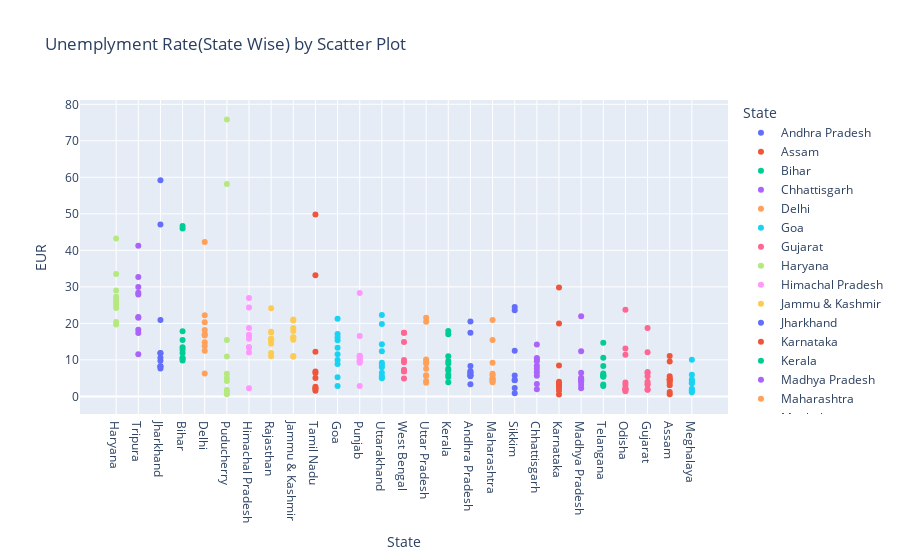

Notebook code for this chart:
### Code cell
fig=px.scatter(data,x='State',y='EUR',color='State',title="Unemplyment Rate(State Wise) by Scatter Plot")
fig.update_layout(xaxis={'categoryorder':'total descending'})
fig.show()

### Figure 1 — Plotly figure (JSON) as saved in the notebook; plotly's stock layout.template omitted (floating-point values rounded to 4 significant figures)
{"data": [{"hovertemplate": "State=%{x}<br>EUR=%{y}<extra></extra>", "legendgroup": "Andhra Pradesh", "marker": {"color": "#636efa", "symbol": "circle"}, "mode": "markers", "name": "Andhra Pradesh", "orientation": "v", "showlegend": true, "type": "scatter", "x": ["Andhra Pradesh", "Andhra Pradesh", "Andhra Pradesh", "Andhra Pradesh", "Andhra Pradesh", "Andhra Pradesh", "Andhra Pradesh", "Andhra Pradesh", "Andhra Pradesh", "Andhra Pradesh"], "xaxis": "x", "y": [5.48, 5.83, 5.79, 20.51, 17.43, 3.31, 8.34, 6.96, 6.4, 6.59], "yaxis": "y"}, {"hovertemplate": "State=%{x}<br>EUR=%{y}<extra></extra>", "legendgroup": "Assam", "marker": {"color": "#EF553B", "symbol": "circle"}, "mode": "markers", "name": "Assam", "orientation": "v", "showlegend": true, "type": "scatter", "x": ["Assam", "Assam", "Assam", "Assam", "Assam", "Assam", "Assam", "Assam", "Assam", "Assam"], "xaxis": "x", "y": [4.66, 4.41, 4.77, 11.06, 9.55, 0.6, 3.77, 5.53, 1.19, 3.02], "yaxis": "y"}, {"hovertemplate": "State=%{x}<br>EUR=%{y}<extra></extra>", "legendgroup": "Bihar", "marker": {"color": "#00cc96", "symbol": "circle"}, "mode": "markers", "name": "Bihar", "orientation": "v", "showlegend": true, "type": "scatter", "x": ["Bihar", "Bihar", "Bihar", "Bihar", "Bihar", "Bihar", "Bihar", "Bihar", "Bihar", "Bihar"], "xaxis": "x", "y": [10.61, 10.29, 15.43, 46.64, 45.96, 17.82, 12.79, 13.44, 11.91, 9.82], "yaxis": "y"}, {"hovertemplate": "State=%{x}<br>EUR=%{y}<extra></extra>", "legendgroup": "Chhattisgarh", "marker": {"color": "#ab63fa", "symbol": "circle"}, "mode": "markers", "name": "Chhattisgarh", "orientation": "v", "showlegend": true, "type": "scatter", "x": ["Chhattisgarh", "Chhattisgarh", "Chhattisgarh", "Chhattisgarh", "Chhattisgarh", "Chhattisgarh", "Chhattisgarh", "Chhattisgarh", "Chhattisgarh", "Chhattisgarh"], "xaxis": "x", "y": [9.65, 8.38, 7.54, 3.41, 10.5, 14.23, 10.27, 5.63, 1.96, 6.62], "yaxis": "y"}, {"hovertemplate": "State=%{x}<br>EUR=%{y}<extra></extra>", "legendgroup": "Delhi", "marker": {"color": "#FFA15A", "symbol": "circle"}, "mode": "markers", "name": "Delhi", "orientation": "v", "showlegend": true, "type": "scatter", "x": ["Delhi", "Delhi", "Delhi", "Delhi", "Delhi", "Delhi", "Delhi", "Delhi", "Delhi", "Delhi"], "xaxis": "x", "y": [22.23, 14.84, 17.04, 16.68, 42.27, 18.19, 20.3, 13.79, 12.53, 6.27], "yaxis": "y"}, {"hovertemplate": "State=%{x}<br>EUR=%{y}<extra></extra>", "legendgroup": "Goa", "marker": {"color": "#19d3f3", "symbol": "circle"}, "mode": "markers", "name": "Goa", "orientation": "v", "showlegend": true, "type": "scatter", "x": ["Goa", "Goa", "Goa", "Goa", "Goa", "Goa", "Goa", "Goa", "Goa", "Goa"], "xaxis": "x", "y": [8.89, 2.81, 5.25, 13.31, 21.25, 9.96, 17.07, 16.21, 15.38, 11.54], "yaxis": "y"}, {"hovertemplate": "State=%{x}<br>EUR=%{y}<extra></extra>", "legendgroup": "Gujarat", "marker": {"color": "#FF6692", "symbol": "circle"}, "mode": "markers", "name": "Gujarat", "orientation": "v", "showlegend": true, "type": "scatter", "x": ["Gujarat", "Gujarat", "Gujarat", "Gujarat", "Gujarat", "Gujarat", "Gujarat", "Gujarat", "Gujarat", "Gujarat"], "xaxis": "x", "y": [5.54, 6.38, 6.66, 18.71, 12.11, 3.2, 1.84, 1.87, 3.42, 4.03], "yaxis": "y"}, {"hovertemplate": "State=%{x}<br>EUR=%{y}<extra></extra>", "legendgroup": "Haryana", "marker": {"color": "#B6E880", "symbol": "circle"}, "mode": "markers", "name": "Haryana", "orientation": "v", "showlegend": true, "type": "scatter", "x": ["Haryana", "Haryana", "Haryana", "Haryana", "Haryana", "Haryana", "Haryana", "Haryana", "Haryana", "Haryana"], "xaxis": "x", "y": [20.34, 25.77, 25.05, 43.22, 29.02, 26.7, 24.18, 33.5, 19.68, 27.31], "yaxis": "y"}, {"hovertemplate": "State=%{x}<br>EUR=%{y}<extra></extra>", "legendgroup": "Himachal Pradesh", "marker": {"color": "#FF97FF", "symbol": "circle"}, "mode": "markers", "name": "Himachal Pradesh", "orientation": "v", "showlegend": true, "type": "scatter", "x": ["Himachal Pradesh", "Himachal Pradesh", "Himachal Pradesh", "Himachal Pradesh", "Himachal Pradesh", "Himachal Pradesh", "Himachal Pradesh", "Himachal Pradesh", "Himachal Pradesh", "Himachal Pradesh"], "xaxis": "x", "y": [16.83, 16.84, 18.76, 2.2, 26.95, 13.47, 24.31, 15.79, 12.04, 13.46], "yaxis": "y"}, {"hovertemplate": "State=%{x}<br>EUR=%{y}<extra></extra>", "legendgroup": "Jammu & Kashmir", "marker": {"color": "#FECB52", "symbol": "circle"}, "mode": "markers", "name": "Jammu & Kashmir", "orientation": "v", "showlegend": true, "type": "scatter", "x": ["Jammu & Kashmir", "Jammu & Kashmir", "Jammu & Kashmir", "Jammu & Kashmir", "Jammu & Kashmir", "Jammu & Kashmir", "Jammu & Kashmir", "Jammu & Kashmir", "Jammu & Kashmir"], "xaxis": "x", "y": [21.08, 20.78, 15.5, 18.74, 17.92, 10.88, 11.09, 16.17, 16.14], "yaxis": "y"}, {"hovertemplate": "State=%{x}<br>EUR=%{y}<extra></extra>", "legendgroup": "Jharkhand", "marker": {"color": "#636efa", "symbol": "circle"}, "mode": "markers", "name": "Jharkhand", "orientation": "v", "showlegend": true, "type": "scatter", "x": ["Jharkhand", "Jharkhand", "Jharkhand", "Jharkhand", "Jharkhand", "Jharkhand", "Jharkhand", "Jharkhand", "Jharkhand", "Jharkhand"], "xaxis": "x", "y": [10.61, 11.85, 8.23, 47.09, 59.23, 20.95, 7.63, 9.76, 8.24, 11.8], "yaxis": "y"}, {"hovertemplate": "State=%{x}<br>EUR=%{y}<extra></extra>", "legendgroup": "Karnataka", "marker": {"color": "#EF553B", "symbol": "circle"}, "mode": "markers", "name": "Karnataka", "orientation": "v", "showlegend": true, "type": "scatter", "x": ["Karnataka", "Karnataka", "Karnataka", "Karnataka", "Karnataka", "Karnataka", "Karnataka", "Karnataka", "Karnataka", "Karnataka"], "xaxis": "x", "y": [2.86, 3.61, 3.46, 29.84, 19.97, 8.44, 4.01, 0.5, 2.41, 1.58], "yaxis": "y"}, {"hovertemplate": "State=%{x}<br>EUR=%{y}<extra></extra>", "legendgroup": "Kerala", "marker": {"color": "#00cc96", "symbol": "circle"}, "mode": "markers", "name": "Kerala", "orientation": "v", "showlegend": true, "type": "scatter", "x": ["Kerala", "Kerala", "Kerala", "Kerala", "Kerala", "Kerala", "Kerala", "Kerala", "Kerala", "Kerala"], "xaxis": "x", "y": [5.31, 7.6, 8.99, 16.99, 17.88, 9.71, 7.09, 10.98, 5.91, 3.88], "yaxis": "y"}, {"hovertemplate": "State=%{x}<br>EUR=%{y}<extra></extra>", "legendgroup": "Madhya Pradesh", "marker": {"color": "#ab63fa", "symbol": "circle"}, "mode": "markers", "name": "Madhya Pradesh", "orientation": "v", "showlegend": true, "type": "scatter", "x": ["Madhya Pradesh", "Madhya Pradesh", "Madhya Pradesh", "Madhya Pradesh", "Madhya Pradesh", "Madhya Pradesh", "Madhya Pradesh", "Madhya Pradesh", "Madhya Pradesh", "Madhya Pradesh"], "xaxis": "x", "y": [4.11, 4.57, 2.22, 12.36, 21.98, 6.48, 5.08, 4.7, 3.91, 3.13], "yaxis": "y"}, {"hovertemplate": "State=%{x}<br>EUR=%{y}<extra></extra>", "legendgroup": "Maharashtra", "marker": {"color": "#FFA15A", "symbol": "circle"}, "mode": "markers", "name": "Maharashtra", "orientation": "v", "showlegend": true, "type": "scatter", "x": ["Maharashtra", "Maharashtra", "Maharashtra", "Maharashtra", "Maharashtra", "Maharashtra", "Maharashtra", "Maharashtra", "Maharashtra", "Maharashtra"], "xaxis": "x", "y": [4.95, 4.69, 5.79, 20.9, 15.46, 9.23, 3.89, 6.23, 4.55, 4.1], "yaxis": "y"}, {"hovertemplate": "State=%{x}<br>EUR=%{y}<extra></extra>", "legendgroup": "Meghalaya", "marker": {"color": "#19d3f3", "symbol": "circle"}, "mode": "markers", "name": "Meghalaya", "orientation": "v", "showlegend": true, "type": "scatter", "x": ["Meghalaya", "Meghalaya", "Meghalaya", "Meghalaya", "Meghalaya", "Meghalaya", "Meghalaya", "Meghalaya", "Meghalaya", "Meghalaya"], "xaxis": "x", "y": [1.66, 3.59, 1.58, 10.03, 5.92, 1.15, 2.1, 3.74, 4.29, 4.6], "yaxis": "y"}, {"hovertemplate": "State=%{x}<br>EUR=%{y}<extra></extra>", "legendgroup": "Odisha", "marker": {"color": "#FF6692", "symbol": "circle"}, "mode": "markers", "name": "Odisha", "orientation": "v", "showlegend": true, "type": "scatter", "x": ["Odisha", "Odisha", "Odisha", "Odisha", "Odisha", "Odisha", "Odisha", "Odisha", "Odisha", "Odisha"], "xaxis": "x", "y": [1.9, 3.12, 13.08, 23.76, 11.41, 3.77, 1.88, 1.42, 2.1, 2.18], "yaxis": "y"}, {"hovertemplate": "State=%{x}<br>EUR=%{y}<extra></extra>", "legendgroup": "Puducherry", "marker": {"color": "#B6E880", "symbol": "circle"}, "mode": "markers", "name": "Puducherry", "orientation": "v", "showlegend": true, "type": "scatter", "x": ["Puducherry", "Puducherry", "Puducherry", "Puducherry", "Puducherry", "Puducherry", "Puducherry", "Puducherry", "Puducherry", "Puducherry"], "xaxis": "x", "y": [0.58, 1.76, 1.2, 75.85, 58.19, 4.24, 15.47, 5.05, 10.9, 6.18], "yaxis": "y"}, {"hovertemplate": "State=%{x}<br>EUR=%{y}<extra></extra>", "legendgroup": "Punjab", "marker": {"color": "#FF97FF", "symbol": "circle"}, "mode": "markers", "name": "Punjab", "orientation": "v", "showlegend": true, "type": "scatter", "x": ["Punjab", "Punjab", "Punjab", "Punjab", "Punjab", "Punjab", "Punjab", "Punjab", "Punjab", "Punjab"], "xaxis": "x", "y": [11.11, 10.97, 10.32, 2.86, 28.33, 16.55, 9.19, 10.99, 9.61, 9.88], "yaxis": "y"}, {"hovertemplate": "State=%{x}<br>EUR=%{y}<extra></extra>", "legendgroup": "Rajasthan", "marker": {"color": "#FECB52", "symbol": "circle"}, "mode": "markers", "name": "Rajasthan", "orientation": "v", "showlegend": true, "type": "scatter", "x": ["Rajasthan", "Rajasthan", "Rajasthan", "Rajasthan", "Rajasthan", "Rajasthan", "Rajasthan", "Rajasthan", "Rajasthan", "Rajasthan"], "xaxis": "x", "y": [10.97, 15.16, 11.9, 17.7, 15.74, 14.39, 15.81, 17.51, 15.35, 24.15], "yaxis": "y"}, {"hovertemplate": "State=%{x}<br>EUR=%{y}<extra></extra>", "legendgroup": "Sikkim", "marker": {"color": "#636efa", "symbol": "circle"}, "mode": "markers", "name": "Sikkim", "orientation": "v", "showlegend": true, "type": "scatter", "x": ["Sikkim", "Sikkim", "Sikkim", "Sikkim", "Sikkim", "Sikkim", "Sikkim", "Sikkim"], "xaxis": "x", "y": [23.57, 2.28, 24.51, 4.46, 4.45, 12.49, 5.7, 0.88], "yaxis": "y"}, {"hovertemplate": "State=%{x}<br>EUR=%{y}<extra></extra>", "legendgroup": "Tamil Nadu", "marker": {"color": "#EF553B", "symbol": "circle"}, "mode": "markers", "name": "Tamil Nadu", "orientation": "v", "showlegend": true, "type": "scatter", "x": ["Tamil Nadu", "Tamil Nadu", "Tamil Nadu", "Tamil Nadu", "Tamil Nadu", "Tamil Nadu", "Tamil Nadu", "Tamil Nadu", "Tamil Nadu", "Tamil Nadu"], "xaxis": "x", "y": [1.57, 2.09, 6.4, 49.83, 33.16, 12.2, 6.81, 2.65, 5, 2.16], "yaxis": "y"}, {"hovertemplate": "State=%{x}<br>EUR=%{y}<extra></extra>", "legendgroup": "Telangana", "marker": {"color": "#00cc96", "symbol": "circle"}, "mode": "markers", "name": "Telangana", "orientation": "v", "showlegend": true, "type": "scatter", "x": ["Telangana", "Telangana", "Telangana", "Telangana", "Telangana", "Telangana", "Telangana", "Telangana", "Telangana", "Telangana"], "xaxis": "x", "y": [5.49, 8.29, 5.77, 6.25, 14.7, 10.55, 5.36, 5.79, 3.27, 2.86], "yaxis": "y"}, {"hovertemplate": "State=%{x}<br>EUR=%{y}<extra></extra>", "legendgroup": "Tripura", "marker": {"color": "#ab63fa", "symbol": "circle"}, "mode": "markers", "name": "Tripura", "orientation": "v", "showlegend": true, "type": "scatter", "x": ["Tripura", "Tripura", "Tripura", "Tripura", "Tripura", "Tripura", "Tripura", "Tripura", "Tripura", "Tripura"], "xaxis": "x", "y": [32.67, 28.4, 29.95, 41.23, 21.51, 21.71, 18.24, 27.92, 17.35, 11.57], "yaxis": "y"}, {"hovertemplate": "State=%{x}<br>EUR=%{y}<extra></extra>", "legendgroup": "Uttar Pradesh", "marker": {"color": "#FFA15A", "symbol": "circle"}, "mode": "markers", "name": "Uttar Pradesh", "orientation": "v", "showlegend": true, "type": "scatter", "x": ["Uttar Pradesh", "Uttar Pradesh", "Uttar Pradesh", "Uttar Pradesh", "Uttar Pradesh", "Uttar Pradesh", "Uttar Pradesh", "Uttar Pradesh", "Uttar Pradesh", "Uttar Pradesh"], "xaxis": "x", "y": [7.58, 8.98, 10.11, 21.54, 20.41, 9.47, 5.56, 5.79, 4.18, 3.75], "yaxis": "y"}, {"hovertemplate": "State=%{x}<br>EUR=%{y}<extra></extra>", "legendgroup": "Uttarakhand", "marker": {"color": "#19d3f3", "symbol": "circle"}, "mode": "markers", "name": "Uttarakhand", "orientation": "v", "showlegend": true, "type": "scatter", "x": ["Uttarakhand", "Uttarakhand", "Uttarakhand", "Uttarakhand", "Uttarakhand", "Uttarakhand", "Uttarakhand", "Uttarakhand", "Uttarakhand", "Uttarakhand"], "xaxis": "x", "y": [5.49, 4.99, 19.85, 6.48, 8.01, 8.61, 12.38, 14.26, 22.26, 9.23], "yaxis": "y"}, {"hovertemplate": "State=%{x}<br>EUR=%{y}<extra></extra>", "legendgroup": "West Bengal", "marker": {"color": "#FF6692", "symbol": "circle"}, "mode": "markers", "name": "West Bengal", "orientation": "v", "showlegend": true, "type": "scatter", "x": ["West Bengal", "West Bengal", "West Bengal", "West Bengal", "West Bengal", "West Bengal", "West Bengal", "West Bengal", "West Bengal", "West Bengal"], "xaxis": "x", "y": [6.94, 4.92, 6.92, 17.41, 17.41, 7.29, 6.83, 14.87, 9.35, 9.98], "yaxis": "y"}], "layout": {"legend": {"title": {"text": "State"}, "tracegroupgap": 0}, "title": {"text": "Unemplyment Rate(State Wise) by Scatter Plot"}, "xaxis": {"anchor": "y", "categoryarray": ["Andhra Pradesh", "Assam", "Bihar", "Chhattisgarh", "Delhi", "Goa", "Gujarat", "Haryana", "Himachal Pradesh", "Jammu & Kashmir", "Jharkhand", "Karnataka", "Kerala", "Madhya Pradesh", "Maharashtra", "Meghalaya", "Odisha", "Puducherry", "Punjab", "Rajasthan", "Sikkim", "Tamil Nadu", "Telangana", "Tripura", "Uttar Pradesh", "Uttarakhand", "West Bengal"], "categoryorder": "total descending", "domain": [0, 1], "title": {"text": "State"}}, "yaxis": {"anchor": "x", "domain": [0, 1], "title": {"text": "EUR"}}}}
